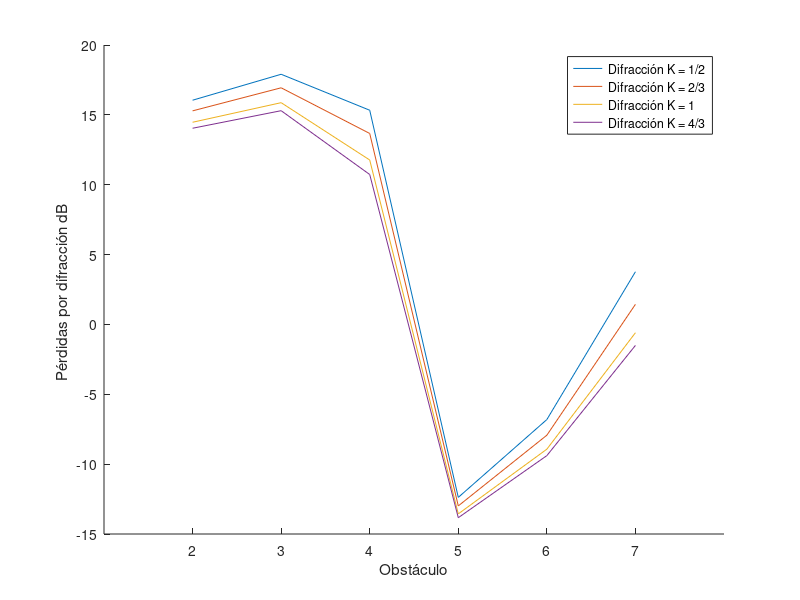

MATLAB code for this plot:
clear;close all;clc;

f      = 5800e6;
c      = 3e8;
lambda = c/f;

% Alturas, distancia y radio en metros

d  = 20.09e3; %en Km
R0 = 6370e3;

e  = [786 800 803 799 735 760 788 795];
a  = [10 0 0 0 0 0 0  10];
d1 = [0 0.806e3 1.910e3 3.721e3 7.831e3 10.955e3 14.965e3 d];
d2 = d - d1;

% -------------------------------------------------------------------------
k    = 4/3;
Re   = R0*k;
dmax = sqrt(2*Re)*(sqrt(e(1)+a(1))+sqrt(e(end)+a(end))); 

if(d<0.1*dmax) 
    %Código ejecutado si tierra plana
    "Tierra plana"
else
    %Código ejecutado si tierra curva
    "Tierra curva"
end
% -------------------------------------------------------------------------

K           = [0.5,2/3,1,4/3];
Re          = R0*K;
altura_rayo = ((e(end)+a(end)-e(1)-a(1))/d)*d1 + e(1)+a(1);
R1          = sqrt(lambda*d1.*d2/d); 

%Repito el código de Diego pero "K" es un vector, y por tanto "Re" tambien.
numero_iteraciones    = size(Re);
columnas              = size(d1);
flecha_iterada        = zeros(numero_iteraciones(2),columnas(2));
despejamiento_iterado = zeros(numero_iteraciones(2),columnas(2));
uve_iterado           = zeros(numero_iteraciones(2),columnas(2));
Ldif_iterado          = zeros(numero_iteraciones(2),columnas(2));

for iteracion=1:numero_iteraciones(2)    
    flecha_iterada(iteracion,:)        = (d1.*d2)/(2*Re(iteracion));
    despejamiento_iterado(iteracion,:) = e + flecha_iterada(iteracion,:) - altura_rayo;
    uve_iterado(iteracion,:)           = sqrt(2)*despejamiento_iterado(iteracion,:)./R1;
    Ldif_iterado(iteracion,:)          = 6.9 + 20*log10(sqrt((uve_iterado(iteracion,:)-0.1).^2 +1) + uve_iterado(iteracion,:)-0.1);
    
    hold on
    plot(Ldif_iterado(iteracion,:))
    xticks([2:7])
    hold off
end

ylabel("Pérdidas por difracción dB ");xlabel("Obstáculo");
legend("Difracción K = 1/2","Difracción K = 2/3","Difracción K = 1","Difracción K = 4/3");

